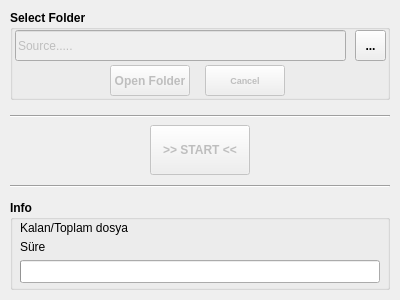
<?xml version="1.0" encoding="UTF-8"?>
<ui version="4.0">
 <class>MainWindow</class>
 <widget class="QMainWindow" name="MainWindow">
  <property name="enabled">
   <bool>true</bool>
  </property>
  <property name="geometry">
   <rect>
    <x>0</x>
    <y>0</y>
    <width>400</width>
    <height>300</height>
   </rect>
  </property>
  <property name="windowTitle">
   <string>QR Scaner-OK</string>
  </property>
  <widget class="QWidget" name="centralwidget">
   <widget class="QPushButton" name="btn_start">
    <property name="enabled">
     <bool>false</bool>
    </property>
    <property name="geometry">
     <rect>
      <x>150</x>
      <y>125</y>
      <width>100</width>
      <height>50</height>
     </rect>
    </property>
    <property name="font">
     <font>
      <pointsize>9</pointsize>
      <weight>75</weight>
      <bold>true</bold>
     </font>
    </property>
    <property name="styleSheet">
     <string notr="true"/>
    </property>
    <property name="text">
     <string>&gt;&gt; START &lt;&lt;</string>
    </property>
   </widget>
   <widget class="QGroupBox" name="groupBox">
    <property name="geometry">
     <rect>
      <x>10</x>
      <y>10</y>
      <width>380</width>
      <height>90</height>
     </rect>
    </property>
    <property name="font">
     <font>
      <weight>75</weight>
      <bold>true</bold>
     </font>
    </property>
    <property name="title">
     <string>Select Folder</string>
    </property>
    <widget class="QLineEdit" name="lineEdit">
     <property name="enabled">
      <bool>false</bool>
     </property>
     <property name="geometry">
      <rect>
       <x>5</x>
       <y>20</y>
       <width>331</width>
       <height>31</height>
      </rect>
     </property>
     <property name="font">
      <font>
       <weight>50</weight>
       <bold>false</bold>
      </font>
     </property>
     <property name="text">
      <string>Source.....</string>
     </property>
    </widget>
    <widget class="QToolButton" name="btn_select">
     <property name="geometry">
      <rect>
       <x>345</x>
       <y>20</y>
       <width>31</width>
       <height>31</height>
      </rect>
     </property>
     <property name="text">
      <string>...</string>
     </property>
    </widget>
    <widget class="QPushButton" name="btn_cancel">
     <property name="enabled">
      <bool>false</bool>
     </property>
     <property name="geometry">
      <rect>
       <x>195</x>
       <y>55</y>
       <width>80</width>
       <height>31</height>
      </rect>
     </property>
     <property name="font">
      <font>
       <pointsize>7</pointsize>
       <weight>75</weight>
       <bold>true</bold>
      </font>
     </property>
     <property name="text">
      <string>Cancel</string>
     </property>
    </widget>
    <widget class="QPushButton" name="btn_open">
     <property name="enabled">
      <bool>false</bool>
     </property>
     <property name="geometry">
      <rect>
       <x>100</x>
       <y>55</y>
       <width>80</width>
       <height>31</height>
      </rect>
     </property>
     <property name="text">
      <string>Open Folder</string>
     </property>
    </widget>
   </widget>
   <widget class="QGroupBox" name="groupBox_2">
    <property name="geometry">
     <rect>
      <x>10</x>
      <y>200</y>
      <width>380</width>
      <height>90</height>
     </rect>
    </property>
    <property name="font">
     <font>
      <weight>75</weight>
      <bold>true</bold>
     </font>
    </property>
    <property name="title">
     <string>Info</string>
    </property>
    <widget class="QProgressBar" name="progressBar">
     <property name="geometry">
      <rect>
       <x>10</x>
       <y>60</y>
       <width>360</width>
       <height>23</height>
      </rect>
     </property>
     <property name="styleSheet">
      <string notr="true"/>
     </property>
     <property name="value">
      <number>0</number>
     </property>
     <property name="textVisible">
      <bool>false</bool>
     </property>
     <property name="invertedAppearance">
      <bool>false</bool>
     </property>
     <property name="textDirection">
      <enum>QProgressBar::TopToBottom</enum>
     </property>
    </widget>
    <widget class="QLabel" name="label_kalan">
     <property name="enabled">
      <bool>true</bool>
     </property>
     <property name="geometry">
      <rect>
       <x>10</x>
       <y>20</y>
       <width>360</width>
       <height>16</height>
      </rect>
     </property>
     <property name="font">
      <font>
       <weight>50</weight>
       <bold>false</bold>
      </font>
     </property>
     <property name="text">
      <string>Kalan/Toplam dosya</string>
     </property>
    </widget>
    <widget class="QLabel" name="label_zaman">
     <property name="enabled">
      <bool>true</bool>
     </property>
     <property name="geometry">
      <rect>
       <x>10</x>
       <y>40</y>
       <width>360</width>
       <height>13</height>
      </rect>
     </property>
     <property name="font">
      <font>
       <weight>50</weight>
       <bold>false</bold>
      </font>
     </property>
     <property name="text">
      <string>Süre</string>
     </property>
    </widget>
   </widget>
   <widget class="Line" name="line">
    <property name="geometry">
     <rect>
      <x>10</x>
      <y>185</y>
      <width>380</width>
      <height>3</height>
     </rect>
    </property>
    <property name="orientation">
     <enum>Qt::Horizontal</enum>
    </property>
   </widget>
   <widget class="Line" name="line_2">
    <property name="geometry">
     <rect>
      <x>10</x>
      <y>115</y>
      <width>380</width>
      <height>3</height>
     </rect>
    </property>
    <property name="orientation">
     <enum>Qt::Horizontal</enum>
    </property>
   </widget>
  </widget>
 </widget>
 <resources/>
 <connections/>
</ui>
